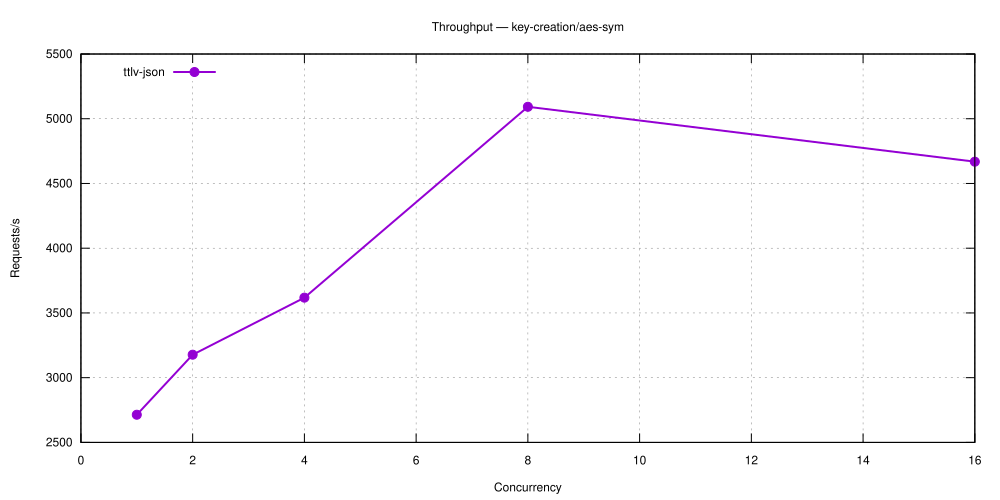

Write gnuplot code to recreate this figure.
set terminal svg size 1000,500 enhanced font 'Helvetica,12'
set output 'key-creation_aes-sym.svg'
set title 'Throughput — key-creation/aes-sym'
set grid
set xlabel 'Concurrency'
set ylabel 'Requests/s'
set key top left
plot 'key-creation_aes-sym-5.27.0-ttlv-json.dat' using 1:2 with linespoints lw 2 pt 7 title 'ttlv-json'
